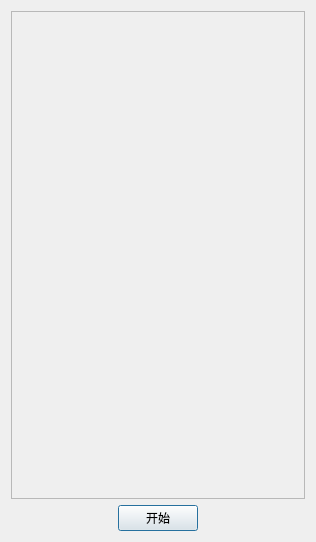
<?xml version="1.0" encoding="UTF-8"?>
<ui version="4.0">
 <class>TimerDialog</class>
 <widget class="QDialog" name="TimerDialog">
  <property name="geometry">
   <rect>
    <x>0</x>
    <y>0</y>
    <width>316</width>
    <height>542</height>
   </rect>
  </property>
  <property name="windowTitle">
   <string>图片随机浏览器</string>
  </property>
  <layout class="QVBoxLayout" name="verticalLayout">
   <item>
    <widget class="QFrame" name="frame">
     <property name="sizePolicy">
      <sizepolicy hsizetype="Preferred" vsizetype="Expanding">
       <horstretch>0</horstretch>
       <verstretch>0</verstretch>
      </sizepolicy>
     </property>
     <property name="frameShape">
      <enum>QFrame::StyledPanel</enum>
     </property>
     <property name="frameShadow">
      <enum>QFrame::Raised</enum>
     </property>
    </widget>
   </item>
   <item>
    <layout class="QHBoxLayout" name="horizontalLayout">
     <item>
      <spacer name="horizontalSpacer">
       <property name="orientation">
        <enum>Qt::Horizontal</enum>
       </property>
       <property name="sizeHint" stdset="0">
        <size>
         <width>40</width>
         <height>20</height>
        </size>
       </property>
      </spacer>
     </item>
     <item>
      <widget class="QPushButton" name="btnTimer">
       <property name="text">
        <string>开始</string>
       </property>
      </widget>
     </item>
     <item>
      <spacer name="horizontalSpacer_2">
       <property name="orientation">
        <enum>Qt::Horizontal</enum>
       </property>
       <property name="sizeHint" stdset="0">
        <size>
         <width>40</width>
         <height>20</height>
        </size>
       </property>
      </spacer>
     </item>
    </layout>
   </item>
  </layout>
 </widget>
 <resources/>
 <connections/>
</ui>
